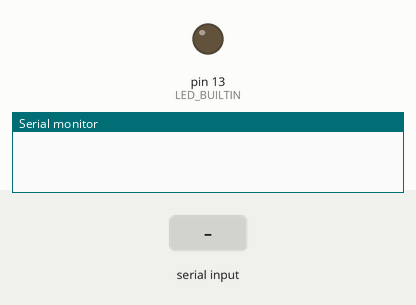
Recording of a sketch running on a simulated Arduino Uno, built with avr-gcc and run on an emulated ATmega328P. Parts: output pins drawn as LEDs (lit = HIGH), the last lines printed to the serial monitor. Inputs (shaded band) come from the test bench.

Above: at 1.2 s.
1.3 s: "D" received over Serial
At 1.9 s:
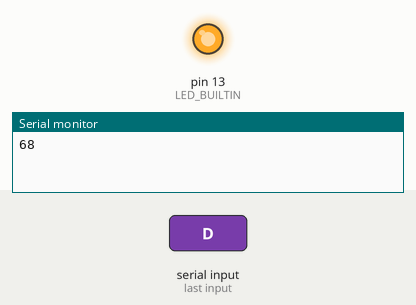
2.8 s: "M" received over Serial
At 4.2 s:
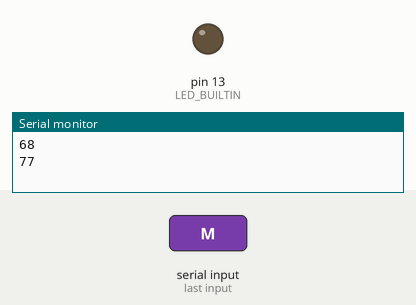
Timing chart, 0 to 5.8 s (numbered marks = the images above; inputs shaded):
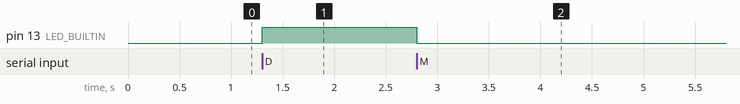

The sketch:

Lab2.ino
```cpp
//milad jalilzadeh
int num=0;
void setup() {
  Serial.begin(9600);
  pinMode(LED_BUILTIN, OUTPUT);
}
void loop()
{
  if (Serial.available() > 0)
  {
    num = Serial.read();
    //77=M
    if(num == 77)
    {
      Serial.println(num);
      digitalWrite(LED_BUILTIN, LOW);
    }
    //68=D
    if(num == 68)
    {
      Serial.println(num);
      digitalWrite(LED_BUILTIN, HIGH);
    }
  }
}
```

Measured:
- after the input at 1.3 s, pin 13 (LED_BUILTIN): LOW → HIGH at once
- after the input at 2.8 s, pin 13 (LED_BUILTIN): HIGH → LOW at once
